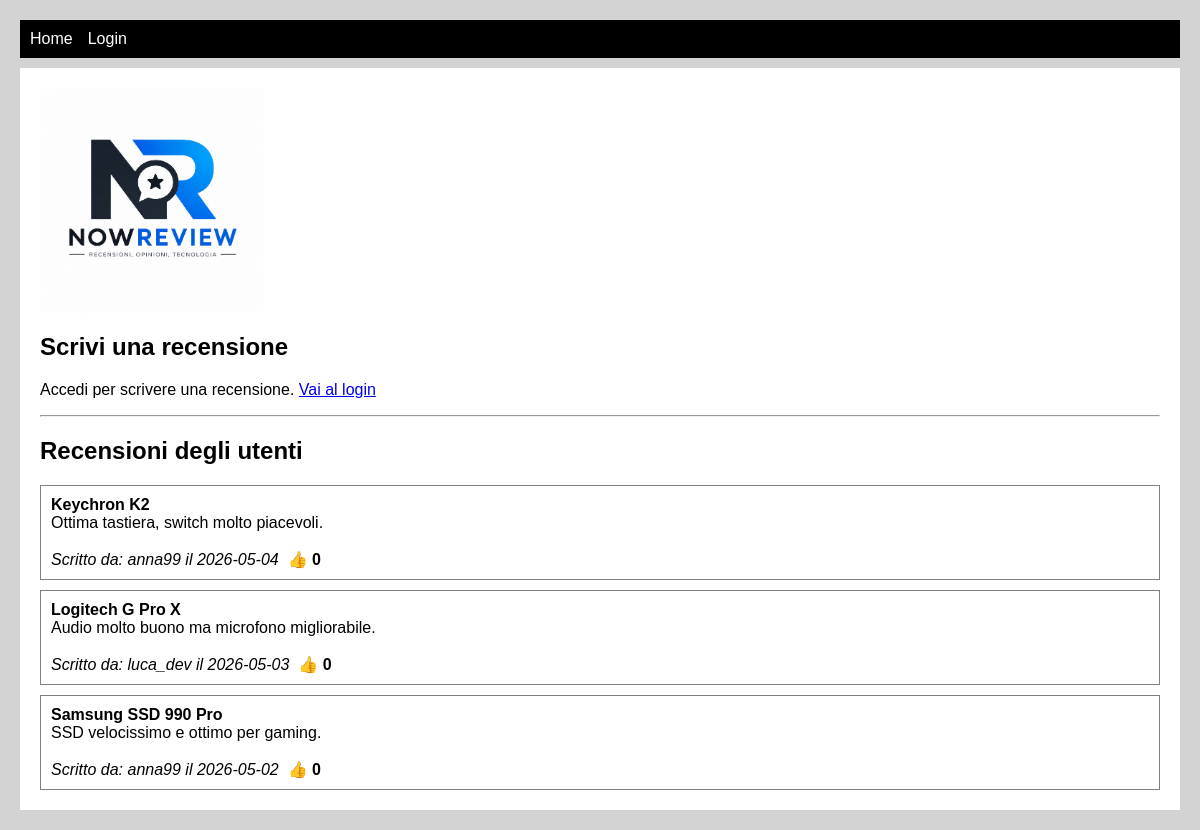
The page /website/frontend/recensioni.php on the database its author committed.
### tables this page shows
CREATE TABLE `interazione` (
  `id_interazione` int(11) NOT NULL,
  `UID` int(11) DEFAULT NULL,
  `data` date NOT NULL
);

CREATE TABLE `prodotto` (
  `id_prodotto` int(11) NOT NULL,
  `nome` varchar(100) NOT NULL,
  `descrizione` text DEFAULT NULL
);

CREATE TABLE `recensione` (
  `id_interazione` int(11) NOT NULL,
  `testo` text NOT NULL,
  `id_prodotto` int(11) NOT NULL,
  `link_prodotto` varchar(500) DEFAULT NULL
);

CREATE TABLE `utente` (
  `UID` int(11) NOT NULL,
  `username` varchar(50) NOT NULL,
  `nome` varchar(50) NOT NULL,
  `cognome` varchar(50) NOT NULL
);

### website/frontend/recensioni.php (the view, shortened to what this page needs)
<?php
require "../backend/config.php";
$isLoggedIn = isset($_SESSION["uid"]);
$navLinks = $isLoggedIn
    ? '<a href="index.html">Home</a><a href="profilo.php">Profilo</a><a href="forum.php">Forum</a><a href="recensioni.php">Recensioni</a>'
    : '<a href="index.html">Home</a><a href="login.html">Login</a>';
$productOptions = '';
$productQuery = $pdo->query("SELECT id_prodotto, nome FROM prodotto ORDER BY nome ASC");
while ($prod = $productQuery->fetch()) {
    $productOptions .= '<option value="' . htmlspecialchars($prod['id_prodotto']) . '">' . htmlspecialchars($prod['nome']) . '</option>';
}
$createFormAllowed = $isLoggedIn;
$query = "SELECT i.id_interazione, i.UID, i.data, r.testo, p.nome AS prod_nome, u.username,
                 COUNT(l.UID) AS num_like
          FROM interazione i
          JOIN recensione r ON i.id_interazione = r.id_interazione
          JOIN prodotto p ON r.id_prodotto = p.id_prodotto
          JOIN utente u ON i.UID = u.UID
          LEFT JOIN `like` l ON i.id_interazione = l.id_interazione
          GROUP BY i.id_interazione
          ORDER BY i.id_interazione DESC";
$recensioni = $pdo->query($query)->fetchAll();
?>
<!DOCTYPE html>
<html lang="it">
<head>
    <link rel="stylesheet" href="stile.css">
</head>
<body>
    <nav>
        <?php echo $navLinks; ?>
    </nav>
    <div class="contenuto">
        <img src="logo.png" class="logo">
        <h2>Scrivi una recensione</h2>
        <?php if ($createFormAllowed): ?>
        <form action="../backend/recensione_create.php" method="POST">
            <label>Prodotto</label>
            <select name="id_prodotto" required>
                <option value="">Seleziona un prodotto</option>
                <?php echo $productOptions; ?>
            </select>
            <label>Recensione</label>
            <textarea name="testo" rows="5" required></textarea>
            <button type="submit">Pubblica</button>
        </form>
        <?php else: ?>
            <p>Accedi per scrivere una recensione. <a href="login.html">Vai al login</a></p>
        <?php endif; ?>
        <hr>
        <h2>Recensioni degli utenti</h2>
        <?php if (count($recensioni) > 0): ?>
            <?php foreach ($recensioni as $rec): ?>
                <div class="box">
                    <b><?php echo htmlspecialchars($rec['prod_nome']); ?></b><br>
                    <?php echo htmlspecialchars(substr($rec['testo'], 0, 150)); ?><?php echo strlen($rec['testo']) > 150 ? '...' : ''; ?><br><br>
                    <i>Scritto da: <?php echo htmlspecialchars($rec['username']); ?> il <?php echo htmlspecialchars($rec['data']); ?></i>&nbsp;
                    <b>👍 <?php echo htmlspecialchars($rec['num_like']); ?></b>
                </div>
            <?php endforeach; ?>
        <?php else: ?>
            <p>Nessuna recensione ancora. Sii il primo a recensire!</p>
        <?php endif; ?>
    </div>
</body>
</html>

### website/frontend/stile.css (style rules this page uses)
body { font-family: Arial; background-color: lightgray; margin: 20px; }
nav { background-color: black; padding: 10px; }
nav a { color: white; text-decoration: none; margin-right: 15px; }
.contenuto { background-color: white; padding: 20px; margin-top: 10px; }
.box { border: 1px solid gray; padding: 10px; margin-top: 10px; }
.logo { width: 225px; display: block; margin-bottom: 20px; }

### rows shown on the page
interazione: prodotto.nome "Keychron K2", recensione.testo "Ottima tastiera, switch molto piacevoli.", UID.username "anna99", data "2026-05-04", num_like "0"
interazione: prodotto.nome "Logitech G Pro X", recensione.testo "Audio molto buono ma microfono migliorabile.", UID.username "luca_dev", data "2026-05-03", num_like "0"
interazione: prodotto.nome "Samsung SSD 990 Pro", recensione.testo "SSD velocissimo e ottimo per gaming.", UID.username "anna99", data "2026-05-02", num_like "0"
